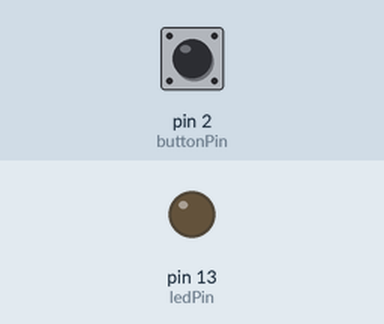
Simulated run of this sketch. Board: Arduino Uno, built with avr-gcc and run on an emulated ATmega328P. On the bench: output pins drawn as LEDs (lit = HIGH). The test bench sets the inputs (shaded band); at power-on: pin 2 (buttonPin) LOW.

Above: at 1.2 s.
1.3 s: pin 2 (buttonPin) pulled HIGH for 0.15 s
At 1.37 s:
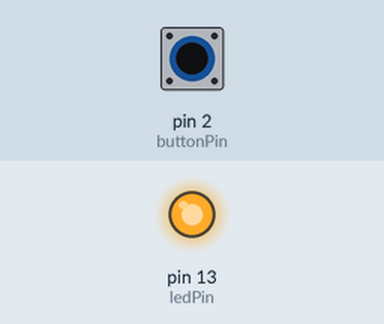
2.9 s: pin 2 (buttonPin) pulled HIGH for 3.2 s
At 6.9 s:
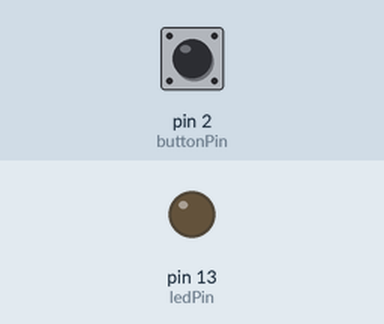
Timing chart, 0 to 8.4 s (numbered marks = the images above; inputs shaded):
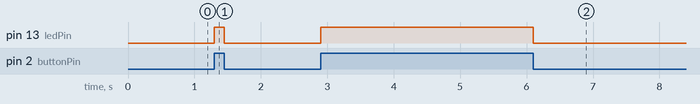

Measured:
- after the input at 1.3 s, pin 13 (ledPin): LOW → HIGH at once, → LOW 0.15 s later
- after the input at 2.9 s, pin 13 (ledPin): LOW → HIGH at once, → LOW 3.2 s later

The sketch:

Button_LED.ino
```cpp
// constants won't change. They're used here to set pin numbers:
const int buttonPin = 2;     // the number of the pushbutton pin
const int ledPin =  13;      // the number of the LED pin

// variables will change:
int buttonState = 0;         // variable for reading the pushbutton status

void setup() {
  // put your setup code here, to run once:
  pinMode(ledPin, OUTPUT);      //  Declares that the LED is an ouput
}

void loop() {
  // read the state of the pushbutton value:
  buttonState = digitalRead(buttonPin);

  // check if the pushbutton is pressed. If it is, the buttonState is HIGH:
  if (buttonState == HIGH) {
    // turn LED on:
    digitalWrite(ledPin, HIGH);
  } else {
    // turn LED off:
    digitalWrite(ledPin, LOW);
  }
}
```
